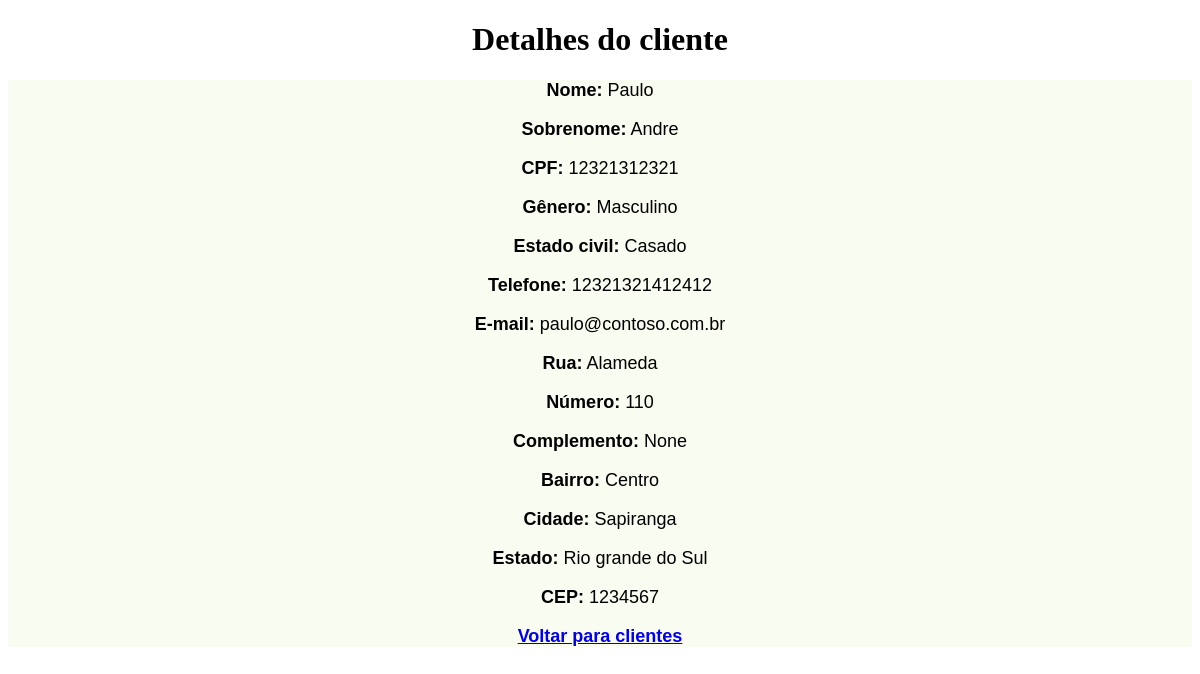
The page /detalhe_cliente/2 on the database its author committed.
### clientes/models.py (models this page shows, shortened)
class Cliente(models.Model):
    nome = models.CharField(
        max_length=50,
        blank=False,
        null=False,
        verbose_name='Nome'
    )
    sobrenome = models.CharField(
        max_length=50,
        blank=False,
        null=False,
        verbose_name="Sobrenome"
    )
    cpf = models.CharField(
        max_length=15,
        blank=False,
        null=False,
        verbose_name='CPF'
    )
    genero = models.CharField(
        max_length=30,
        blank=True,
        null=True,
        verbose_name="Gênero"
    )
    civil = models.CharField(
        max_length=50,
        blank=True,
        null=True,
        verbose_name="Estado Civil"
    )
    telefone = models.CharField(
        max_length=15,
        blank=True,
        null=True,
        verbose_name="Telefone"
    )
    email = models.EmailField(
        max_length=50,
        blank=True,
        null=True,
        verbose_name="E-mail"
    )
    rua = models.CharField(
        max_length=50,
        blank=False,
        null=False,
        verbose_name="Rua"
    )
    numero = models.IntegerField(
        blank=False,
        null=False,
        verbose_name="Número"
    )
    complemento = models.CharField(
        max_length=50,
        blank=True,
        null=True,
        verbose_name="Complemento (ex: apto, bloco)"
    )
    bairro = models.CharField(
        max_length=100,
        blank=False,
        null=False,
        verbose_name="Bairro"
    )
    cidade = models.CharField(
        max_length=100,
        blank=False,
        null=False,
        verbose_name="Cidade"
    )
    estado = models.CharField(
        max_length=200,
        blank=False,
        null=False,
        verbose_name="Estado"
    )
    cep = models.CharField(
        max_length=20,
        blank=True,
        null=True,
        verbose_name="CEP"
    )
    created_at = models.DateTimeField(
        auto_now_add=True,
        verbose_name='Criado em',
    )
    class Meta:
        verbose_name = "Cliente"
        verbose_name_plural = "Clientes"

### clientes/views.py (the view)
# urls.py: path('detalhe_cliente/<id_cliente>', views.detalhe_cliente, name='detalhe_cliente')
def detalhe_cliente(request, id_cliente):
    dados_cliente = Cliente.objects.get(id=id_cliente)
    dados = {
        'cliente' : dados_cliente
    }
    return render(request, "clientes/detalhe_cliente.html", dados)

### clientes/templates/clientes/detalhe_cliente.html (shortened to what this page needs)
{% load static%}
<!DOCTYPE html>
<html lang="en">
<head>
    <link rel="stylesheet" href="{% static 'css/style.css' %}">
</head>
<body>
    <h1>Detalhes do cliente</h1>
    <div class = "detalhe">
        <p><b>Nome:</b> {{cliente.nome}} </p>
        <p><b>Sobrenome:</b> {{cliente.sobrenome}} </p>
        <p><b>CPF:</b> {{cliente.cpf}}</p>
        <p><b>Gênero:</b> {{cliente.genero}}</p>
        <p><b>Estado civil:</b> {{cliente.civil}}</p>
        <p><b>Telefone:</b> {{cliente.telefone}}</p>
        <p><b>E-mail:</b> {{cliente.email}}</p>
        <p><b>Rua:</b> {{cliente.rua}}</p>
        <p><b>Número:</b> {{cliente.numero}}</p>
        <p><b>Complemento:</b> {{cliente.complemento}}</p>
        <p><b>Bairro:</b> {{cliente.bairro}}</p>
        <p><b>Cidade:</b> {{cliente.cidade}}</p>
        <p><b>Estado:</b> {{cliente.estado}}</p>
        <p><b>CEP:</b> {{cliente.cep}}</p>
    <p><b><a href="{% url 'cliente' %}"> Voltar para clientes </a></b></p>
    </div>
</body>
</html>

### static/css/style.css (style rules this page uses)
h1 { text-align: center; font-family:Georgia, 'Times New Roman', Times, serif; }
.detalhe { text-align: center; font-family:Arial, Helvetica, sans-serif; background-color: rgb(249, 252, 240); font-size: large; }

### rows shown on the page
Cliente: nome "Paulo", sobrenome "Andre", cpf "12321312321", genero "Masculino", civil "Casado", telefone "12321321412412", email "paulo@contoso.com.br", rua "Alameda", numero "110", complemento "None", bairro "Centro", cidade "Sapiranga", estado "Rio grande do Sul", cep "1234567"
